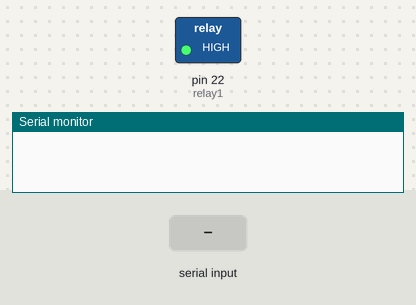
The sketch below on a simulated Arduino Mega 2560, built with avr-gcc and run on an emulated ATmega2560. On the bench: switched loads named in the sketch (green lamp = pin HIGH), the last lines printed to the serial monitor. The test bench sets the inputs (shaded band).

Above: at 1.2 s.
1.3 s: "a" received over Serial
At 2.3 s:
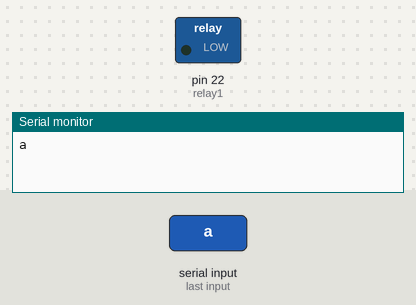
2.8 s: "b" received over Serial
4.3 s: "1" received over Serial
Timing chart, 0 to 7.3 s (numbered marks = the images above; inputs shaded):
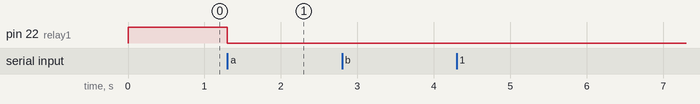

The sketch:

realy_working_with_serialmonitor.ino
```cpp
int relay1 = 22;

void setup()
{
  Serial.begin(9600);
  pinMode(relay1, OUTPUT);
  digitalWrite(relay1, 1);
}

void loop()
{
  if(Serial.available())
  {
    char data = Serial.read();
    Serial.print(data);
    if(data == 'a')
    {
     digitalWrite(relay1, 1);
    }
    else if(data == 'b');
    {
     digitalWrite(relay1, 0);
    }
  }
}
```

Measured:
- after the input at 1.3 s, pin 22 (relay1): HIGH → LOW at once
